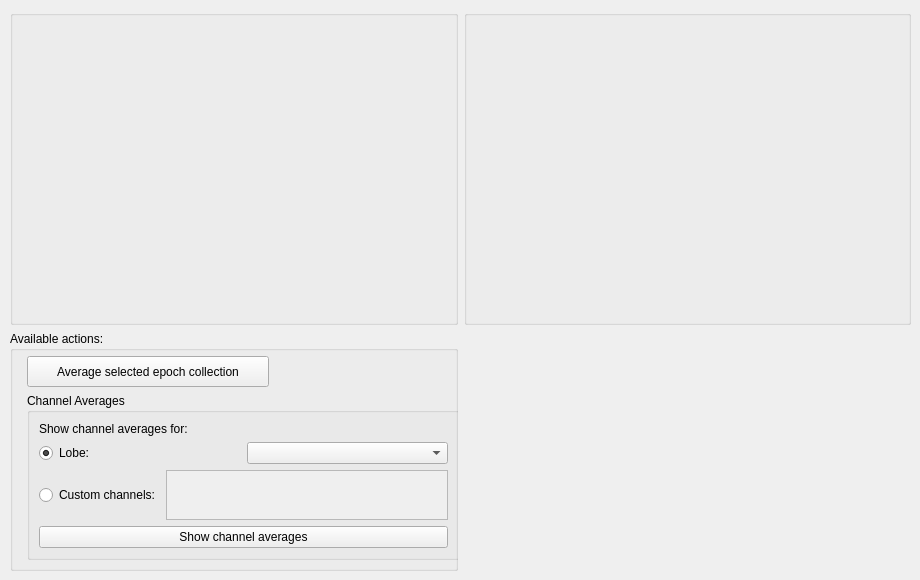
            <widget class="QWidget" name="tabAveraging">
             <attribute name="title">
              <string>Averaging</string>
             </attribute>
             <widget class="QWidget" name="gridLayoutWidget">
              <property name="geometry">
               <rect>
                <x>10</x>
                <y>10</y>
                <width>901</width>
                <height>561</height>
               </rect>
              </property>
              <layout class="QGridLayout" name="gridLayout_4">
               <item row="1" column="0">
                <widget class="QGroupBox" name="groupBoxAvailableAveraging">
                 <property name="maximumSize">
                  <size>
                   <width>500</width>
                   <height>240</height>
                  </size>
                 </property>
                 <property name="title">
                  <string>Available actions:</string>
                 </property>
                 <widget class="QGroupBox" name="groupBoxChannelAverages">
                  <property name="geometry">
                   <rect>
                    <x>17</x>
                    <y>62</y>
                    <width>433</width>
                    <height>167</height>
                   </rect>
                  </property>
                  <property name="minimumSize">
                   <size>
                    <width>0</width>
                    <height>50</height>
                   </size>
                  </property>
                  <property name="title">
                   <string>Channel Averages</string>
                  </property>
                  <layout class="QGridLayout" name="gridLayout_11">
                   <item row="4" column="1">
                    <widget class="QPushButton" name="pushButtonChannelAverages">
                     <property name="text">
                      <string>Show channel averages</string>
                     </property>
                    </widget>
                   </item>
                   <item row="1" column="1">
                    <layout class="QHBoxLayout" name="horizontalLayout_14">
                     <item>
                      <widget class="QRadioButton" name="radioButtonLobe">
                       <property name="text">
                        <string>Lobe:</string>
                       </property>
                       <property name="checked">
                        <bool>true</bool>
                       </property>
                       <attribute name="buttonGroup">
                        <string notr="true">buttonGroupChannelAverage</string>
                       </attribute>
                      </widget>
                     </item>
                     <item>
                      <widget class="QComboBox" name="comboBoxLobes"/>
                     </item>
                    </layout>
                   </item>
                   <item row="0" column="1">
                    <widget class="QLabel" name="labelChannelAverages">
                     <property name="text">
                      <string>Show channel averages for:</string>
                     </property>
                    </widget>
                   </item>
                   <item row="3" column="1">
                    <layout class="QHBoxLayout" name="horizontalLayout_15">
                     <item>
                      <widget class="QRadioButton" name="radioButtonCustomChannels">
                       <property name="text">
                        <string>Custom channels:</string>
                       </property>
                       <attribute name="buttonGroup">
                        <string notr="true">buttonGroupChannelAverage</string>
                       </attribute>
                      </widget>
                     </item>
                     <item>
                      <widget class="QPlainTextEdit" name="plainTextEditCustomChannelsToAverage">
                       <property name="enabled">
                        <bool>false</bool>
                       </property>
                      </widget>
                     </item>
                    </layout>
                   </item>
                  </layout>
                 </widget>
                 <widget class="QPushButton" name="pushButtonAverage">
                  <property name="geometry">
                   <rect>
                    <x>17</x>
                    <y>25</y>
                    <width>242</width>
                    <height>31</height>
                   </rect>
                  </property>
                  <property name="sizePolicy">
                   <sizepolicy hsizetype="Fixed" vsizetype="Fixed">
                    <horstretch>0</horstretch>
                    <verstretch>0</verstretch>
                   </sizepolicy>
                  </property>
                  <property name="maximumSize">
                   <size>
                    <width>10000</width>
                    <height>16777215</height>
                   </size>
                  </property>
                  <property name="text">
                   <string>Average selected epoch collection</string>
                  </property>
                 </widget>
                </widget>
               </item>
               <item row="0" column="0">
                <widget class="QGroupBox" name="groupBoxEpochsAveraging">
                 <property name="sizePolicy">
                  <sizepolicy hsizetype="Preferred" vsizetype="Preferred">
                   <horstretch>0</horstretch>
                   <verstretch>0</verstretch>
                  </sizepolicy>
                 </property>
                 <property name="title">
                  <string/>
                 </property>
                </widget>
               </item>
               <item row="0" column="1">
                <widget class="QGroupBox" name="groupBoxEpochParamsAveraging">
                 <property name="title">
                  <string/>
                 </property>
                </widget>
               </item>
              </layout>
             </widget>
            </widget>
